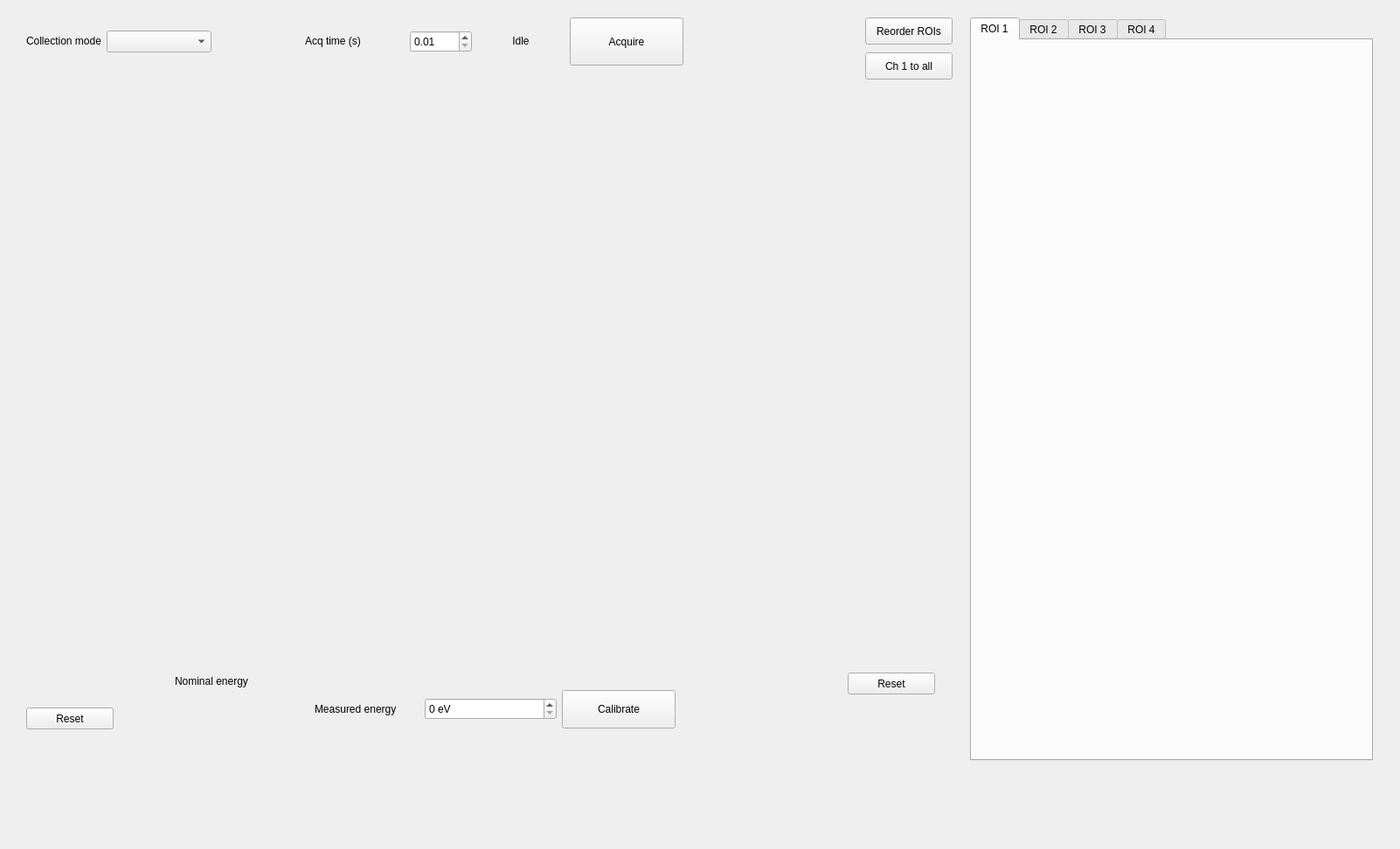
<?xml version='1.0' encoding='UTF-8'?>
<ui version="4.0">
 <class>Form</class>
 <widget class="QWidget" name="Form">
  <property name="geometry">
   <rect>
    <x>0</x>
    <y>0</y>
    <width>1602</width>
    <height>972</height>
   </rect>
  </property>
  <property name="windowTitle">
   <string>Form</string>
  </property>
  <widget class="QWidget" name="verticalLayoutWidget_13">
   <property name="geometry">
    <rect>
     <x>180</x>
     <y>100</y>
     <width>891</width>
     <height>661</height>
    </rect>
   </property>
   <layout class="QVBoxLayout" name="layout_plot_mca" />
  </widget>
  <widget class="QPushButton" name="pushButton_reset_plot">
   <property name="geometry">
    <rect>
     <x>970</x>
     <y>770</y>
     <width>100</width>
     <height>25</height>
    </rect>
   </property>
   <property name="maximumSize">
    <size>
     <width>100</width>
     <height>25</height>
    </size>
   </property>
   <property name="text">
    <string>Reset</string>
   </property>
  </widget>
  <widget class="QWidget" name="verticalLayoutWidget">
   <property name="geometry">
    <rect>
     <x>30</x>
     <y>100</y>
     <width>131</width>
     <height>701</height>
    </rect>
   </property>
   <layout class="QVBoxLayout" name="verticalLayout_channels" />
  </widget>
  <widget class="QTabWidget" name="tab_rois">
   <property name="geometry">
    <rect>
     <x>1110</x>
     <y>20</y>
     <width>461</width>
     <height>851</height>
    </rect>
   </property>
   <property name="currentIndex">
    <number>0</number>
   </property>
   <widget class="QWidget" name="tab">
    <attribute name="title">
     <string>ROI 1</string>
    </attribute>
    <widget class="QWidget" name="gridLayoutWidget">
     <property name="geometry">
      <rect>
       <x>10</x>
       <y>10</y>
       <width>431</width>
       <height>791</height>
      </rect>
     </property>
     <layout class="QGridLayout" name="gridLayout_roi1" />
    </widget>
   </widget>
   <widget class="QWidget" name="tab_2">
    <attribute name="title">
     <string>ROI 2</string>
    </attribute>
    <widget class="QWidget" name="gridLayoutWidget_2">
     <property name="geometry">
      <rect>
       <x>10</x>
       <y>10</y>
       <width>431</width>
       <height>781</height>
      </rect>
     </property>
     <layout class="QGridLayout" name="gridLayout_roi2" />
    </widget>
   </widget>
   <widget class="QWidget" name="tab_3">
    <attribute name="title">
     <string>ROI 3</string>
    </attribute>
    <widget class="QWidget" name="gridLayoutWidget_3">
     <property name="geometry">
      <rect>
       <x>10</x>
       <y>10</y>
       <width>431</width>
       <height>781</height>
      </rect>
     </property>
     <layout class="QGridLayout" name="gridLayout_roi3" />
    </widget>
   </widget>
   <widget class="QWidget" name="tab_4">
    <attribute name="title">
     <string>ROI 4</string>
    </attribute>
    <widget class="QWidget" name="gridLayoutWidget_4">
     <property name="geometry">
      <rect>
       <x>10</x>
       <y>10</y>
       <width>431</width>
       <height>781</height>
      </rect>
     </property>
     <layout class="QGridLayout" name="gridLayout_roi4" />
    </widget>
   </widget>
  </widget>
  <widget class="QPushButton" name="push_reorder_rois">
   <property name="enabled">
    <bool>true</bool>
   </property>
   <property name="geometry">
    <rect>
     <x>990</x>
     <y>20</y>
     <width>100</width>
     <height>31</height>
    </rect>
   </property>
   <property name="maximumSize">
    <size>
     <width>100</width>
     <height>60</height>
    </size>
   </property>
   <property name="text">
    <string>Reorder ROIs</string>
   </property>
  </widget>
  <widget class="QPushButton" name="push_ch1_to_all">
   <property name="enabled">
    <bool>true</bool>
   </property>
   <property name="geometry">
    <rect>
     <x>990</x>
     <y>60</y>
     <width>100</width>
     <height>31</height>
    </rect>
   </property>
   <property name="maximumSize">
    <size>
     <width>100</width>
     <height>60</height>
    </size>
   </property>
   <property name="text">
    <string>Ch 1 to all</string>
   </property>
  </widget>
  <widget class="QWidget" name="horizontalLayoutWidget">
   <property name="geometry">
    <rect>
     <x>30</x>
     <y>20</y>
     <width>752</width>
     <height>55</height>
    </rect>
   </property>
   <layout class="QHBoxLayout" name="horizontalLayout">
    <item>
     <widget class="QLabel" name="label_142">
      <property name="maximumSize">
       <size>
        <width>120</width>
        <height>20</height>
       </size>
      </property>
      <property name="text">
       <string>Collection mode</string>
      </property>
     </widget>
    </item>
    <item>
     <widget class="QComboBox" name="comboBox_collection_mode">
      <property name="minimumSize">
       <size>
        <width>120</width>
        <height>25</height>
       </size>
      </property>
      <property name="maximumSize">
       <size>
        <width>120</width>
        <height>25</height>
       </size>
      </property>
     </widget>
    </item>
    <item>
     <spacer name="horizontalSpacer">
      <property name="orientation">
       <enum>Qt::Horizontal</enum>
      </property>
      <property name="sizeHint" stdset="0">
       <size>
        <width>40</width>
        <height>20</height>
       </size>
      </property>
     </spacer>
    </item>
    <item>
     <spacer name="horizontalSpacer_3">
      <property name="orientation">
       <enum>Qt::Horizontal</enum>
      </property>
      <property name="sizeHint" stdset="0">
       <size>
        <width>40</width>
        <height>20</height>
       </size>
      </property>
     </spacer>
    </item>
    <item>
     <widget class="QLabel" name="label_141">
      <property name="maximumSize">
       <size>
        <width>100</width>
        <height>20</height>
       </size>
      </property>
      <property name="text">
       <string>Acq time (s)</string>
      </property>
     </widget>
    </item>
    <item>
     <spacer name="horizontalSpacer_2">
      <property name="orientation">
       <enum>Qt::Horizontal</enum>
      </property>
      <property name="sizeHint" stdset="0">
       <size>
        <width>40</width>
        <height>20</height>
       </size>
      </property>
     </spacer>
    </item>
    <item>
     <widget class="QDoubleSpinBox" name="spinBox_acq_time">
      <property name="maximumSize">
       <size>
        <width>16777215</width>
        <height>25</height>
       </size>
      </property>
      <property name="minimum">
       <double>0.010000000000000</double>
      </property>
      <property name="maximum">
       <double>1000.000000000000000</double>
      </property>
     </widget>
    </item>
    <item>
     <widget class="QLabel" name="label_acquiring">
      <property name="minimumSize">
       <size>
        <width>100</width>
        <height>0</height>
       </size>
      </property>
      <property name="maximumSize">
       <size>
        <width>100</width>
        <height>20</height>
       </size>
      </property>
      <property name="text">
       <string>Idle</string>
      </property>
      <property name="alignment">
       <set>Qt::AlignCenter</set>
      </property>
     </widget>
    </item>
    <item>
     <widget class="QPushButton" name="push_acquire">
      <property name="enabled">
       <bool>true</bool>
      </property>
      <property name="minimumSize">
       <size>
        <width>130</width>
        <height>0</height>
       </size>
      </property>
      <property name="maximumSize">
       <size>
        <width>130</width>
        <height>60</height>
       </size>
      </property>
      <property name="text">
       <string>Acquire</string>
      </property>
     </widget>
    </item>
   </layout>
  </widget>
  <widget class="QWidget" name="horizontalLayoutWidget_2">
   <property name="geometry">
    <rect>
     <x>360</x>
     <y>790</y>
     <width>413</width>
     <height>44</height>
    </rect>
   </property>
   <layout class="QHBoxLayout" name="horizontalLayout_2">
    <item>
     <widget class="QLabel" name="label_143">
      <property name="maximumSize">
       <size>
        <width>120</width>
        <height>20</height>
       </size>
      </property>
      <property name="text">
       <string>Measured energy </string>
      </property>
     </widget>
    </item>
    <item>
     <widget class="QSpinBox" name="spinBox_measured_energy">
      <property name="maximumSize">
       <size>
        <width>16777215</width>
        <height>25</height>
       </size>
      </property>
      <property name="maximum">
       <number>40000</number>
      </property>
      <property name="singleStep">
       <number>1</number>
      </property>
     <property name="suffix"><string> eV</string></property></widget>
    </item>
    <item>
     <widget class="QPushButton" name="push_calibrate">
      <property name="enabled">
       <bool>true</bool>
      </property>
      <property name="minimumSize">
       <size>
        <width>130</width>
        <height>0</height>
       </size>
      </property>
      <property name="maximumSize">
       <size>
        <width>130</width>
        <height>60</height>
       </size>
      </property>
      <property name="text">
       <string>Calibrate</string>
      </property>
     </widget>
    </item>
   </layout>
  </widget>
  <widget class="QLabel" name="label_144">
   <property name="geometry">
    <rect>
     <x>200</x>
     <y>770</y>
     <width>120</width>
     <height>20</height>
    </rect>
   </property>
   <property name="maximumSize">
    <size>
     <width>120</width>
     <height>20</height>
    </size>
   </property>
   <property name="text">
    <string>Nominal energy </string>
   </property>
  </widget>
  <widget class="QWidget" name="verticalLayoutWidget_14">
   <property name="geometry">
    <rect>
     <x>170</x>
     <y>790</y>
     <width>181</width>
     <height>111</height>
    </rect>
   </property>
   <layout class="QVBoxLayout" name="layout_energy_selector" />
  </widget>
  <widget class="QPushButton" name="push_reset_checkboxes">
   <property name="geometry">
    <rect>
     <x>30</x>
     <y>810</y>
     <width>100</width>
     <height>25</height>
    </rect>
   </property>
   <property name="maximumSize">
    <size>
     <width>100</width>
     <height>25</height>
    </size>
   </property>
   <property name="text">
    <string>Reset</string>
   </property>
  </widget>
 </widget>
 <resources />
 <connections />
</ui>
